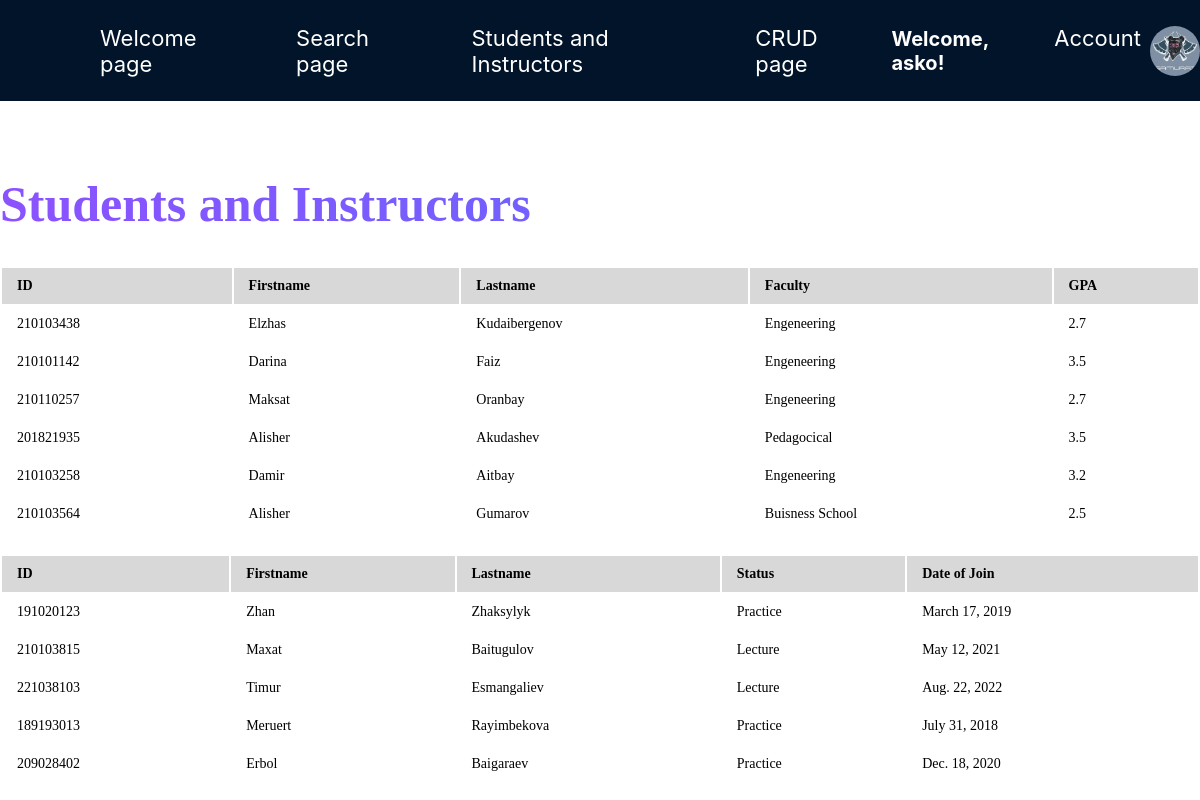
Screenshot of /all_members/ (signed in) with the database file from the repository.
### sdudent/models.py (models this page shows, shortened)
class Profile(models.Model):
    user = models.OneToOneField(User, on_delete=models.CASCADE)
    image = models.ImageField(default='profile_pics/default.png', upload_to='profile_pics')

class Student(models.Model):
    student_id = models.IntegerField(verbose_name='Student ID')
    firstname = models.CharField(max_length=255, verbose_name='First Name')
    lastname = models.CharField(max_length=255, verbose_name='Last Name')
    faculty = models.CharField(max_length=255, verbose_name='Faculty')
    student_gpa = models.FloatField(verbose_name='GPA')

class Instructor(models.Model):
    instructor_id = models.IntegerField()
    name = models.CharField(max_length=255)
    surname = models.CharField(max_length=255)
    status = models.CharField(max_length=255)
    dateofjoin = models.DateField()

### sdudent/views.py (the view)
# urls.py: path('all_members/', views.members, name='all_members'),
def members(request):
    mystudents = Student.objects.all().values()
    myinstructors = Instructor.objects.all().values()
    template = loader.get_template('all_members.html')
    context = {'mystudents':mystudents, 'myinstructors':myinstructors}
    return HttpResponse(template.render(context, request))

### sdudent/templates/all_members.html (shortened to what this page needs)
<!DOCTYPE html>
<html>
  <head>
  </head>
  <body>
    <nav>
      <a style="margin-left: 100px" href="{% url 'sdudent'%}">Welcome page</a>
      <a href="{% url 'index'%}">Search page</a>
      <a href="{% url 'all_members'%}">Students and Instructors</a>
      <a href="{% url 'home'%}">CRUD page</a>
      <div class="welcome-div">
        {% if user.is_authenticated %}
        <h4>Welcome, {{ user.username }}!</h4>
        {% endif %}
        <div class="dropdown">
          <a href="{% url 'register'%}">Account</a>
        </div>
        <img
          src="{{ user.profile.image.url }}"
          width="50"
          style="border-radius: 50%"
        />
      </div>
    </nav>
    <main>
      <h1>Students and Instructors</h1>
      <table border="1">
        <tr>
          <th>ID</th>
          <th>Firstname</th>
          <th>Lastname</th>
          <th>Faculty</th>
          <th>GPA</th>
        </tr>
        {% for x in mystudents %}
        <tr>
          <td>{{x.student_id}}</td>
          <td>{{x.firstname}}</td>
          <td>{{x.lastname}}</td>
          <td>{{x.faculty}}</td>
          <td>{{x.student_gpa}}</td>
        </tr>
        {% endfor %}
      </table>
      <table border="1">
        <tr>
          <th>ID</th>
          <th>Firstname</th>
          <th>Lastname</th>
          <th>Status</th>
          <th>Date of Join</th>
        </tr>
        {% for x in myinstructors %}
        <tr>
          <td>{{x.instructor_id}}</td>
          <td>{{x.name}}</td>
          <td>{{x.surname}}</td>
          <td>{{x.status}}</td>
          <td>{{x.dateofjoin}}</td>
        </tr>
        {% endfor %}
      </table>
    </main>
  </body>
</html>

### sdudent/templates/all_members.html (style rules this page uses)
body { display: flex; flex-direction: column; margin: 0; justify-content: center; }
main { position: relative; width: 100%; border-radius: 10px; background-color: #fff; border: none; font-size: 18px; overflow: hidden; transition: box-shadow 0.2s ease, transform 0.2s ease; }
h1 { font-size: 50px; font-weight: 600; background-image: linear-gradient(to left, #5271ff, #8c52ff); color: transparent; background-clip: text; -webkit-background-clip: text; }
table { width: 100%; border: none; margin-bottom: 20px; border: none; }
th { font-weight: bold; text-align: left; border: none; padding: 10px 15px; background: #d8d8d8; font-size: 14px; border-left: 1px solid #ddd; border-right: 1px solid #ddd; border: none; }
td { text-align: left; border-left: 1px solid #ddd; border-right: 1px solid #ddd; padding: 10px 15px; font-size: 14px; vertical-align: top; border: none; }
nav { background-color: #011429; display: flex; width: 100%; flex-direction: row; align-items: center; margin-bottom: 40px; }
a { font-size: 22px; color: #fff; margin: 20px 30px; text-decoration: none; position: relative; font-family: -apple-system, BlinkMacSystemFont, "Segoe UI", "Roboto", "Oxygen", "Ubuntu", "Cantarell", "Fira Sans", "Droid Sans", "Helvetica Neue", sans-serif; }
a::after { content: ""; display: block; height: 2px; width: 0; background-color: #1fb6ff; transition: width 0.3s ease-in-out; position: absolute; bottom: 0; left: 0; }
.dropdown { position: relative; display: inline-block; float: right; margin-left: auto; margin-right: auto; }
.welcome-div { display: flex; direction: row; align-items: center; float: right; margin-left: auto; margin-right: auto; }
h4 { font-size: 20px; color: #fff; font-family: -apple-system, BlinkMacSystemFont, "Segoe UI", "Roboto", "Oxygen", "Ubuntu", "Cantarell", "Fira Sans", "Droid Sans", "Helvetica Neue", sans-serif; }

### rows the page displays
Student: student_id "210103438", firstname "Elzhas", lastname "Kudaibergenov", faculty "Engeneering", student_gpa "2.7"
Student: student_id "210101142", firstname "Darina", lastname "Faiz", faculty "Engeneering", student_gpa "3.5"
Student: student_id "210110257", firstname "Maksat", lastname "Oranbay", faculty "Engeneering", student_gpa "2.7"
Student: student_id "201821935", firstname "Alisher", lastname "Akudashev", faculty "Pedagocical", student_gpa "3.5"
Student: student_id "210103258", firstname "Damir", lastname "Aitbay", faculty "Engeneering", student_gpa "3.2"
Student: student_id "210103564", firstname "Alisher", lastname "Gumarov", faculty "Buisness School", student_gpa "2.5"
Instructor: instructor_id "191020123", name "Zhan", surname "Zhaksylyk", status "Practice", dateofjoin "March 17, 2019"
Instructor: instructor_id "210103815", name "Maxat", surname "Baitugulov", status "Lecture", dateofjoin "May 12, 2021"
Instructor: instructor_id "221038103", name "Timur", surname "Esmangaliev", status "Lecture", dateofjoin "Aug. 22, 2022"
Instructor: instructor_id "189193013", name "Meruert", surname "Rayimbekova", status "Practice", dateofjoin "July 31, 2018"
Instructor: instructor_id "209028402", name "Erbol", surname "Baigaraev", status "Practice", dateofjoin "Dec. 18, 2020"

### other values shown
{{ user.username }} "asko"
